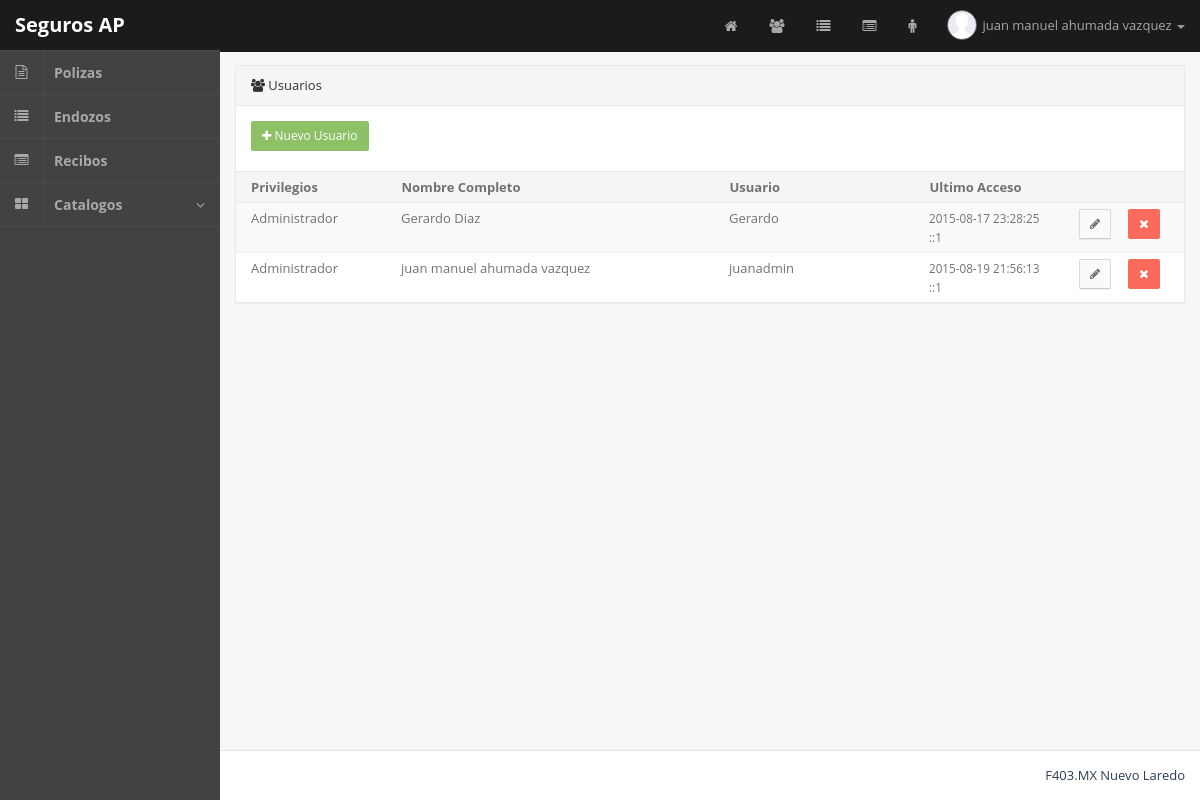
The page /admin.php?m=usuarios (signed in) on the database its author committed.
### tables this page shows
CREATE TABLE IF NOT EXISTS `usuarios` (
  `idusuario` int(10) unsigned NOT NULL,
  `nombre` varchar(45) NOT NULL,
  `privilegio` varchar(45) NOT NULL,
  `usuario` varchar(45) NOT NULL,
  `password` varchar(45) NOT NULL,
  `ip` varchar(30) NOT NULL,
  `ingreso` datetime NOT NULL
);

### php/usuarios.php (the view, shortened to what this page needs)
<section class="panel panel-default pos-rlt clearfix">
	<header class="panel-heading"> <i class="fa fa-users"></i> Usuarios </header>
	<div class="row wrapper">
		<div class="col-sm-2 m-b-xs">
			<a href="admin.php?m=usuariosAgregar" class="pull-left btn btn-sm btn-success"><i class="fa fa-plus"></i> Nuevo Usuario </a>
		</div>
		<div class="col-sm-7 m-b-xs text-center"></div>
		<div class="col-sm-3"></div>
	</div>
	<div class="table-responsive">
		<table class="table table-striped b-t b-light">
			<thead>
				<tr>
					<th width="150">Privilegios</th>
					<th>Nombre Completo</th>
					<th width="200">Usuario</th>
					<th width= "150">Ultimo Acceso</th>
					<th width="120"></th>
				</tr>
			</thead>
			<tbody>
<?php
			$query = mysql_query("SELECT * FROM usuarios ORDER BY nombre ASC") or die( mysql_error() );
			while($q = mysql_fetch_object($query)){
				switch ($q->privilegio) {
					case 1:
						$privilegio = "Administrador";
					break;
				}
?>
				<tr>
					<td><?php echo $privilegio; ?></td>
					<td><?php echo $q->nombre; ?></td>
					<td><?php echo $q->usuario; ?></td>
					<td>
						<small><?php echo $q->ingreso; ?></small><br>
						<small><?php echo $q->ip; ?></small>
					</td>
					<td>
						<a href="admin.php?m=usuariosEditar&id=<?php echo $q->idusuario; ?>" class="btn btn-sm btn-default"> <i class="fa fa-pencil"></i> </a> &nbsp;&nbsp;&nbsp;
						<a href="admin.php?m=usuarios&del=<?php echo $q->idusuario; ?>" class="btn btn-sm btn-danger"> <i class="fa fa-times"></i> </a>
					</td>
				</tr>
<?php
			}
?>
			</tbody>
		</table>
	</div>
</section>

### admin.php (shortened to what this page needs)
<?php
if ( isset($_GET['m']) ){
	switch($_GET['m']) {
		case "usuarios":
			$paginaPHP = "php/usuarios.php";
		break;
	}
} else {
	$paginaPHP = "php/index.php";
}
?>
<!DOCTYPE html>
<html lang="en" class="app">
<head> <meta charset="utf-8" />
<link rel="stylesheet" href="css/font.css" type="text/css" />
<link rel="stylesheet" href="css/app.v1.css" type="text/css" />
</head>
<body class="">
	<section class="vbox">
		<header class="bg-black dk header navbar navbar-fixed-top-xs">
			<div class="navbar-header aside-md">
				<a href="#" class="navbar-brand" data-toggle="fullscreen">Seguros AP</a>
			</div>
			<ul class="nav navbar-nav navbar-right m-n hidden-xs nav-user">
				<li><a class="btn btn-link" href="admin.php"> <i class="fa fa-home"></i> </a></li>
<?php
			if ($_SESSION['userPv'] != "3"){
?>				<li><a class="btn btn-link" href="admin.php?m=usuarios"> <i class="fa fa-users"></i> </a></li>
				<li><a class="btn btn-link" href="admin.php?m=endozos"> <i class="fa fa-list"></i> </a></li>
				<li><a class="btn btn-link" href="admin.php?m=recibos"> <i class="fa fa-list-alt"></i> </a></li>
				<li><a class="btn btn-link" href="admin.php?m=agentes"> <i class="fa fa-male"></i> </a></li>
<?php
			}
?>
				<li class="dropdown">
					<a href="#" class="dropdown-toggle" data-toggle="dropdown"> <span class="thumb-sm avatar pull-left"> <img src="images/avatar_default.jpg"> </span> <?php echo $_SESSION['userNm']; ?><b class="caret"></b> </a>
				</li>
			</ul>
		</header>
		<section>
			<section class="hbox stretch">
				<aside class="bg-black lter aside-md hidden-print hidden-xs" id="nav">
					<section class="vbox">
						<section class="w-f scrollable">
							<div class="slim-scroll" data-height="auto" data-disable-fade-out="true" data-distance="0" data-size="5px" data-color="#333333">
								<nav class="nav-primary hidden-xs">
									<ul class="nav">
										<li> <a href="admin.php?m=polizas"> <i class="fa fa-file-text-o"></i> <span>Polizas</span> </a> </li>
										<li> <a href="admin.php?m=endozos"> <i class="fa fa-list"></i> <span>Endozos</span> </a> </li>
										<li> <a href="admin.php?m=recibos"> <i class="fa fa-list-alt"></i> <span>Recibos</span> </a> </li>
										<li class="">
											<a href="#webpage" class=""><i class="fa fa-th-large icon"></i>
												<span class="pull-right">
													<i class="fa fa-angle-down text"></i>
												</span>
												<span>Catalogos</span>
											</a>
										</li>
									</ul>
								</nav>
							</div>
						</section>
					</section>
				</aside>
				<section id="content">
					<section class="vbox">
						<section class="scrollable wrapper w-f">
							<?php include $paginaPHP; ?>
						</section>
						<footer class="footer bg-white b-t b-light text-right">
							<p><a href="http://nuevolaredo.f403.mx">F403.MX Nuevo Laredo</a></p>
						</footer>
					</section>
				</section>
			</section>
		</section>
	</section>
</body>
</html>

### rows shown on the page
usuarios: privilegio "Administrador", nombre "Gerardo Diaz", usuario "Gerardo", ingreso "2015-08-17 23:28:25", ip "::1"
usuarios: privilegio "Administrador", nombre "juan manuel ahumada vazquez", usuario "juanadmin", ingreso "2015-08-19 21:56:13", ip "::1"

### other values the page prints
$_SESSION['userNm'] "juan manuel ahumada vazquez"
